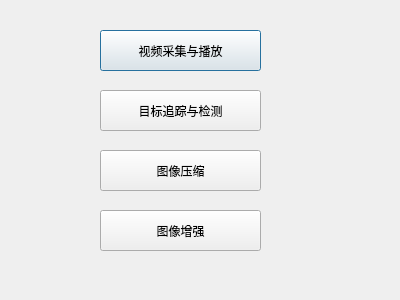
<?xml version="1.0" encoding="UTF-8"?>
<ui version="4.0">
 <class>myDlg5</class>
 <widget class="QDialog" name="myDlg5">
  <property name="geometry">
   <rect>
    <x>0</x>
    <y>0</y>
    <width>400</width>
    <height>300</height>
   </rect>
  </property>
  <property name="windowTitle">
   <string>Dialog</string>
  </property>
  <widget class="QPushButton" name="pushButton">
   <property name="geometry">
    <rect>
     <x>100</x>
     <y>30</y>
     <width>161</width>
     <height>41</height>
    </rect>
   </property>
   <property name="text">
    <string>视频采集与播放</string>
   </property>
  </widget>
  <widget class="QPushButton" name="pushButton_2">
   <property name="geometry">
    <rect>
     <x>100</x>
     <y>90</y>
     <width>161</width>
     <height>41</height>
    </rect>
   </property>
   <property name="text">
    <string>目标追踪与检测</string>
   </property>
  </widget>
  <widget class="QPushButton" name="pushButton_3">
   <property name="geometry">
    <rect>
     <x>100</x>
     <y>150</y>
     <width>161</width>
     <height>41</height>
    </rect>
   </property>
   <property name="text">
    <string>图像压缩</string>
   </property>
  </widget>
  <widget class="QPushButton" name="pushButton_4">
   <property name="geometry">
    <rect>
     <x>100</x>
     <y>210</y>
     <width>161</width>
     <height>41</height>
    </rect>
   </property>
   <property name="text">
    <string>图像增强</string>
   </property>
  </widget>
 </widget>
 <resources/>
 <connections/>
</ui>
